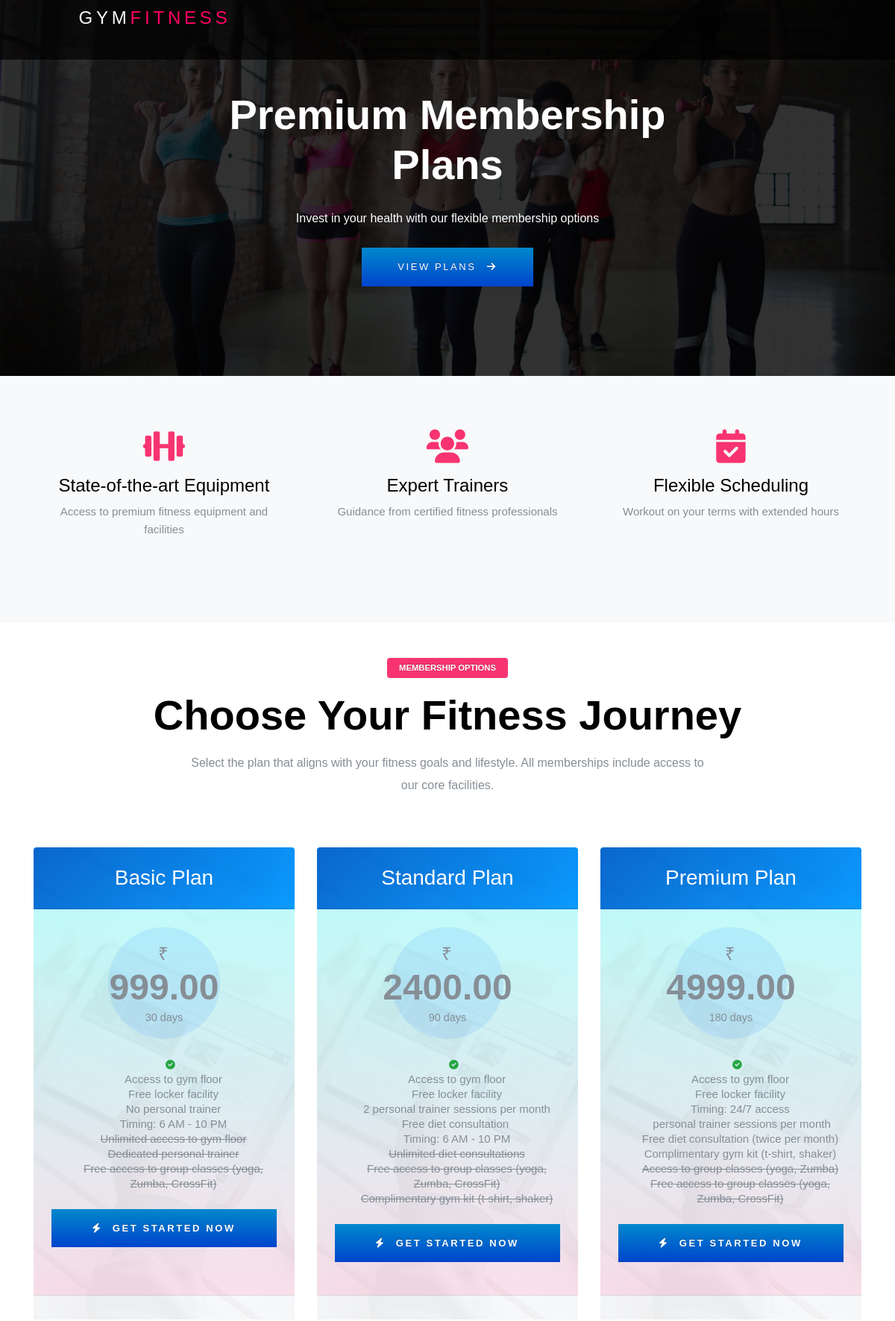
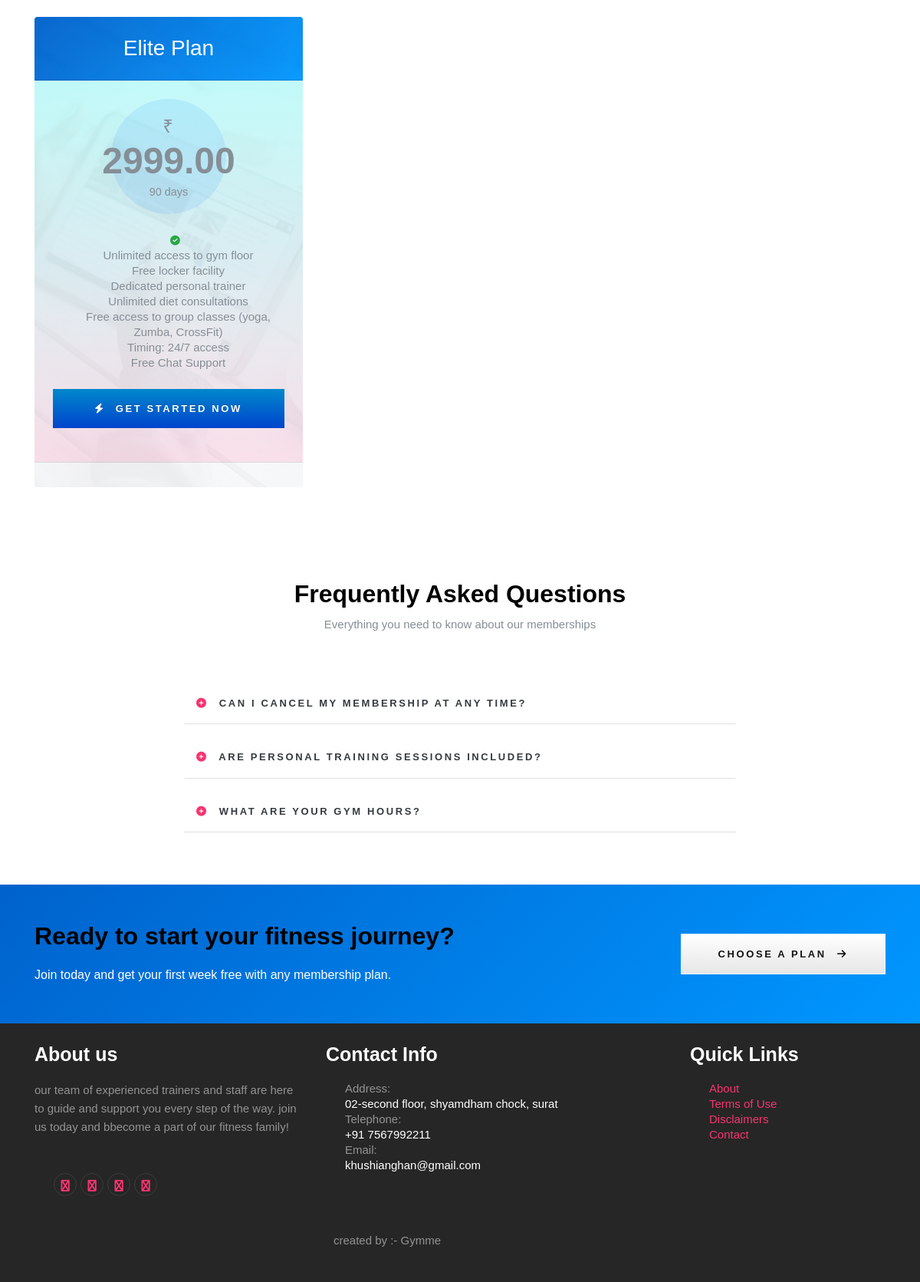
The app's page /plan.php (signed in) with its own data (2 pictures, top to bottom).
### tables this page shows
CREATE TABLE `membership_plans` (
  `id` int(11) NOT NULL,
  `plan_name` varchar(100) NOT NULL,
  `type` varchar(100) NOT NULL,
  `duration` int(11) NOT NULL COMMENT 'Duration in days',
  `price` decimal(10,2) NOT NULL,
  `image` varchar(100) NOT NULL,
  `features` text NOT NULL,
  `created_at` timestamp NOT NULL DEFAULT current_timestamp()
);

### plan.php (the view, shortened to what this page needs)
<?php include "include/header.php"; ?>
<link rel="stylesheet" href="css/plan.css">
<link rel="stylesheet" href="https://cdnjs.cloudflare.com/ajax/libs/font-awesome/6.0.0/css/all.min.css">
</head>
<body>
  <?php include "include/nav.php"; ?>
  <section class="membership-hero" style="background: linear-gradient(rgba(0, 0, 0, 0.7), rgba(0, 0, 0, 0.7)), url('img/slider-1.jpg') no-repeat center center/cover; padding: 120px 0;">
    <div class="container">
      <div class="row justify-content-center text-center">
        <div class="col-lg-8">
          <h1 class="text-white font-weight-bold mb-4 display-4 animate__animated animate__fadeInUp">Premium Membership Plans</h1>
          <p class="lead text-white animate__animated animate__fadeInUp animate__delay-1s">Invest in your health with our flexible membership options</p>
          <div class="mt-4 animate__animated animate__fadeInUp animate__delay-2s">
            <a href="#plans" class="btn btn-primary btn-lg px-5 py-3 rounded-pill">View Plans <i class="fas fa-arrow-right ml-2"></i></a>
          </div>
        </div>
      </div>
    </div>
  </section>
  <section class="py-5 bg-light">
    <div class="container">
      <div class="row text-center">
        <div class="col-md-4 mb-4">
          <div class="p-4">
            <i class="fas fa-dumbbell fa-3x text-primary mb-3"></i>
            <h4>State-of-the-art Equipment</h4>
            <p class="text-muted">Access to premium fitness equipment and facilities</p>
          </div>
        </div>
        <div class="col-md-4 mb-4">
          <div class="p-4">
            <i class="fas fa-users fa-3x text-primary mb-3"></i>
            <h4>Expert Trainers</h4>
            <p class="text-muted">Guidance from certified fitness professionals</p>
          </div>
        </div>
        <div class="col-md-4 mb-4">
          <div class="p-4">
            <i class="fas fa-calendar-check fa-3x text-primary mb-3"></i>
            <h4>Flexible Scheduling</h4>
            <p class="text-muted">Workout on your terms with extended hours</p>
          </div>
        </div>
      </div>
    </div>
  </section>
  <section id="plans" class="section-plan py-5">
    <div class="container">
      <div class="row text-center mb-5">
        <div class="col-md-12">
          <span class="badge bg-primary text-white px-3 py-2 rounded-pill mb-3">MEMBERSHIP OPTIONS</span>
          <h2 class="section-title display-4 mb-3">Choose Your Fitness Journey</h2>
          <p class="text-muted lead mx-auto" style="max-width: 700px;">Select the plan that aligns with your fitness goals and lifestyle. All memberships include access to our core facilities.</p>
        </div>
      </div>
      <div class="row">
        <?php
        $con = mysqli_connect("localhost", "root", "", "gymnsb");
        $sql = "SELECT * FROM membership_plans";
        $results = mysqli_query($con, $sql);
        if (mysqli_num_rows($results) > 0) {
          while ($result = mysqli_fetch_assoc($results)) {
            $features_text = html_entity_decode($result['features']);
            $features_array = explode("\n", $features_text);
        ?>
            <div class="col-lg-4 col-md-6 mb-4">
              <div class="card plan-card h-100 border-0 shadow-lg rounded-lg overflow-hidden transition-transform hover-scale">
                <div class="card-header text-center p-4" style="background: linear-gradient(135deg, #0062cc, #0097ff);">
                  <h3 class="plan-title text-white mb-0"><?php echo $result['plan_name']; ?></h3>
                </div>
                <div class="card-body text-center p-4">
                  <div class="pricing-circle mx-auto mb-4 d-flex align-items-center justify-content-center" style="width: 150px; height: 150px; border-radius: 50%; background-color: rgba(0, 123, 255, 0.1);">
                    <div>
                      <span class="currency">₹</span>
                      <span class="price display-4 font-weight-bold"><?php echo $result['price']; ?></span>
                      <div class="period text-muted"><?php echo $result['duration']; ?> days</div>
                    </div>
                  </div>
                  <div class="features-list my-4">
                    <ul class="list-unstyled">
                      <?php
                      $max_features = min(count($features_array), 5);
                      for ($i = 0; $i < $max_features; $i++) {
                        $feature = trim($features_array[$i]);
                        if (!empty($feature)) {
                          echo '<li class="mb-2"><i class="fas fa-check-circle text-success mr-2"></i> ' . $feature . '</li>';
                        }
                      }
                      ?>
                    </ul>
                  </div>
                  <?php if (isset($_SESSION['auth_user'])) { ?>
                    <form method="post" action="plan_view.php" class="mt-4">
                      <button type="submit" name="book_now" class="btn btn-primary btn-lg btn-block rounded-pill py-3 font-weight-bold"
                      onclick="return confirm('Do you really want to book the <?php echo $result['plan_name']; ?> package?');">
                        <i class="fas fa-bolt mr-2"></i> Get Started Now
                      </button>
                    </form>
                  <?php } ?>
                </div>
                <div class="card-footer bg-light p-3 text-center">
                </div>
              </div>
            </div>
        <?php
          }
        } else {
          echo "<div class='col-12 text-center'><div class='alert alert-info'><i class='fas fa-info-circle mr-2'></i> No plans available at the moment. Please check back later.</div></div>";
        }
        ?>
      </div>
    </div>
  </section>
  <section class="py-5">
    <div class="container">
      <div class="row text-center mb-5">
        <div class="col-md-12">
          <h2 class="section-title">Frequently Asked Questions</h2>
          <p class="text-muted">Everything you need to know about our memberships</p>
        </div>
      </div>
      <div class="row justify-content-center">
        <div class="col-lg-8">
          <div class="accordion" id="faqAccordion">
            <div class="card mb-3 border-0 shadow-sm">
              <div class="card-header bg-white" id="headingOne">
                <h2 class="mb-0">
                  <button class="btn btn-link btn-block text-left text-dark font-weight-bold" type="button" data-toggle="collapse" data-target="#collapseOne" aria-expanded="true" aria-controls="collapseOne">
                    <i class="fas fa-plus-circle text-primary mr-2"></i> Can I cancel my membership at any time?
                  </button>
                </h2>
              </div>
            </div>
            <div class="card mb-3 border-0 shadow-sm">
              <div class="card-header bg-white" id="headingTwo">
                <h2 class="mb-0">
                  <button class="btn btn-link btn-block text-left text-dark font-weight-bold collapsed" type="button" data-toggle="collapse" data-target="#collapseTwo" aria-expanded="false" aria-controls="collapseTwo">
                    <i class="fas fa-plus-circle text-primary mr-2"></i> Are personal training sessions included?
                  </button>
                </h2>
              </div>
            </div>
            <div class="card mb-3 border-0 shadow-sm">
              <div class="card-header bg-white" id="headingThree">
                <h2 class="mb-0">
                  <button class="btn btn-link btn-block text-left text-dark font-weight-bold collapsed" type="button" data-toggle="collapse" data-target="#collapseThree" aria-expanded="false" aria-controls="collapseThree">
                    <i class="fas fa-plus-circle text-primary mr-2"></i> What are your gym hours?
                  </button>
                </h2>
              </div>
            </div>
          </div>
        </div>
      </div>
    </div>
  </section>
  <section class="py-5 text-white" style="background: linear-gradient(135deg, #0062cc, #0097ff);">
    <div class="container">
      <div class="row align-items-center">
        <div class="col-lg-8 mb-4 mb-lg-0">
          <h2 class="font-weight-bold mb-3">Ready to start your fitness journey?</h2>
          <p class="lead mb-0">Join today and get your first week free with any membership plan.</p>
        </div>
        <div class="col-lg-4 text-lg-right">
          <a href="#plans" class="btn btn-light btn-lg px-5 py-3 rounded-pill font-weight-bold">Choose a Plan <i class="fas fa-arrow-right ml-2"></i></a>
        </div>
      </div>
    </div>
  </section>
  <?php include "include/footer.php"; ?>
</body>
</html>

### css/style.css (style rules this page uses)
html { overflow-x: hidden; }
body { background: #fff; font-weight: 400; font-family: 'Poppins', sans-serif; font-size: 15px; line-height: 1.8; color: #868e96; }
a { -webkit-transition: .3s all ease; -o-transition: .3s all ease; transition: .3s all ease; text-decoration: none; }
h1, h2, h3, h4, h5 { color: #000; }
.btn, .form-control { outline: none; -webkit-box-shadow: none !important; box-shadow: none !important; border-radius: 0px !important; }
.btn { font-size: 13px; text-transform: uppercase; letter-spacing: .2em; }
.btn.btn-primary { color: #fff; border-width: 2px; }
body { margin: 0; font-family: Arial, sans-serif; }
.lead { font-size: 16px; }
.btn-primary { background-color: #ff7c57; border: none; }

### css/plan.css (style rules this page uses)
.section-title { font-weight: 700; position: relative; }
.transition-transform { transition: all 0.3s ease; }
.membership-hero { position: relative; }
.animate__animated { animation-duration: 1s; }
.animate__fadeInUp { animation-name: fadeInUp; }
.animate__delay-1s { animation-delay: 0.3s; }
.animate__delay-2s { animation-delay: 0.6s; }
.plan-card { background-color: #FFDEE9; background-image: linear-gradient(0deg, #FFDEE9 0%, #B5FFFC 100%); transition: all 0.3s ease; position: relative; overflow: hidden; }
.plan-card::before { content: ""; position: absolute; top: 0; left: 0; width: 100%; height: 100%; background: url("img/1.jpg") no-repeat center center / cover; opacity: 0.05; z-index: 0; }
.card-body { position: relative; z-index: 1; }
.pricing-circle { transition: all 0.3s ease; }
.currency { font-size: 1.5rem; vertical-align: super; margin-right: 2px; }
.price { font-size: 3rem; font-weight: 700; line-height: 1; }
.period { font-size: 0.9rem; margin-top: 5px; }
.features-list i { font-size: 0.8rem; }
.accordion .card-header { cursor: pointer; padding: 1rem 1.25rem; }
.accordion .btn-link { text-decoration: none; padding: 0; }
.accordion .card { border-radius: 8px; overflow: hidden; }

### include/header.php (style rules this page uses)
body { font-family: "Poppins", sans-serif; line-height: 1.6; }

### records on screen
membership_plans: plan_name "Basic Plan", price "999.00", duration "30", features "Access to gym floor Free locker facility No personal trainer Timing: 6 AM - 10 PM Unlimited access to gym floor Dedicated personal trainer Free access to group classes (yoga, Zumba, CrossFit)"
membership_plans: plan_name "Standard Plan", price "2400.00", duration "90", features "Access to gym floor Free locker facility 2 personal trainer sessions per month Free diet consultation Timing: 6 AM - 10 PM Unlimited diet consultations Free access to group classes (yoga, Zumba, CrossFit) Complimentary gym kit (t-shirt, shaker)"
membership_plans: plan_name "Premium Plan", price "4999.00", duration "180", features "Access to gym floor Free locker facility Timing: 24/7 access personal trainer sessions per month Free diet consultation (twice per month) Complimentary gym kit (t-shirt, shaker) Access to group classes (yoga, Zumba) Free access to group classes (yoga, Zumba, CrossFit)"
membership_plans: plan_name "Elite Plan", price "2999.00", duration "90", features "Unlimited access to gym floor Free locker facility Dedicated personal trainer Unlimited diet consultations Free access to group classes (yoga, Zumba, CrossFit) Timing: 24/7 access Free Chat Support"
